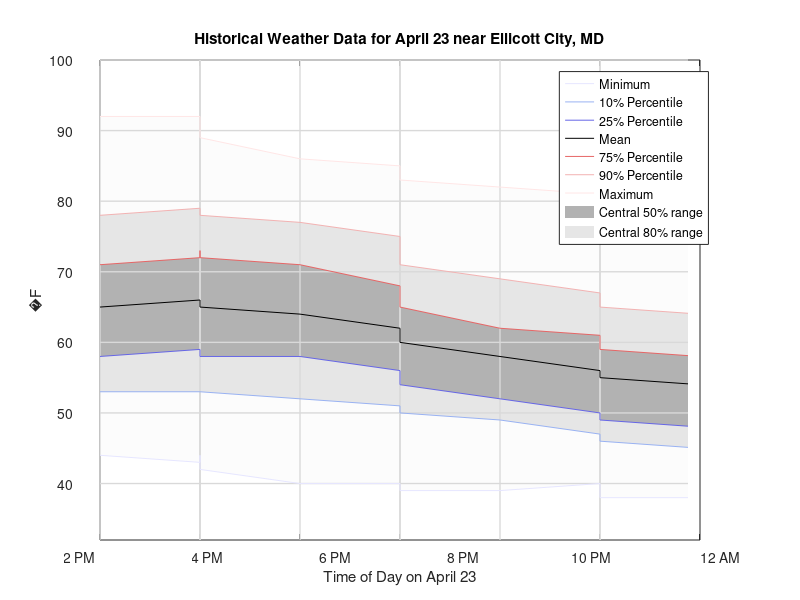

Here is the MATLAB script that generated this plot:
temps = [92	92	91	89	86	85	83	82	81	80	79;...
78	79	79	78	77	75	71	69	67	65	64;...
71	72	73	72	71	68	65	62	61	59	58;...
65	66	66	65	64	62	60	58	56	55	54;...
58	59	58	58	58	56	54	52	50	49	48;...
53	53	53	53	52	51	50	49	47	46	45;...
44	43	44	42	40	40	39	39	40	38	38];

times = .5 + [2:12]/24 + datenum('April 23 2016');

fill([times fliplr(times) times(1)],[temps(7,:) fliplr(temps(1,:)) temps(7,1)],[.99 .99 .99],'EdgeColor','none');

hold on;
h(9) = fill([times fliplr(times) times(1)],[temps(6,:) fliplr(temps(2,:)) temps(6,1)],[.9 .9 .9],'EdgeColor','none');
h(8) = fill([times fliplr(times) times(1)],[temps(5,:) fliplr(temps(3,:)) temps(5,1)],[.7 .7 .7],'EdgeColor','none');

linex = [times(1); times(end)];
lineys = 40:10:100;
line(repmat(linex,1,numel(lineys)),repmat(lineys,2,1),'LineWidth',1,'Color',[.85 .85 .85]);
linexs = times;
liney = [32; 100];
line(repmat(linexs,2,1),repmat(liney,1,numel(linexs)),'LineWidth',1,'Color',[.85 .85 .85]);
h(7) = plot(times,temps(1,:),'Color',[1 .9 .9]);
h(6) = plot(times,temps(2,:),'Color',[.95 .7 .7]);
h(5) = plot(times,temps(3,:),'Color',[.9 .4 .4]);
h(4) = plot(times,temps(4,:),'Color','k');
h(3) = plot(times,temps(5,:),'Color',[.4 .4 .9]);
h(2) = plot(times,temps(6,:),'Color',[.6 .7 .95]);
h(1) = plot(times,temps(7,:),'Color',[.9 .9 1]);
hold off;

axis([min(times) max(times) 32 100]);

datetick('x','HH PM');
set(gca,'position',[.1 .1 .8 .8]);
grid off;
GridInFront = 1;

legend(h,{'Minimum','10% Percentile','25% Percentile','Mean','75% Percentile',...
    '90% Percentile','Maximum','Central 50% range','Central 80% range'});
title('Historical Weather Data for April 23 near Ellicott City, MD');
xlabel('Time of Day on April 23');
ylabel([char(176) 'F']);